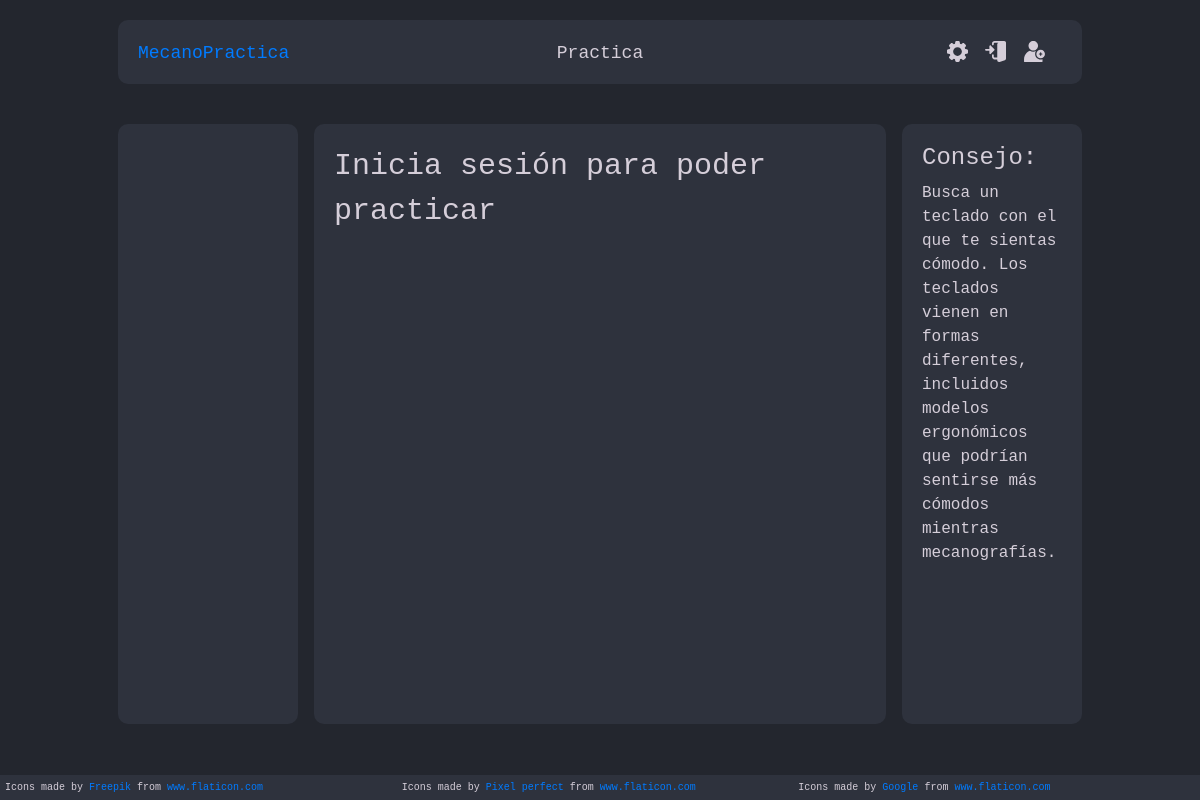
Page /juego/ on the earlier database version.
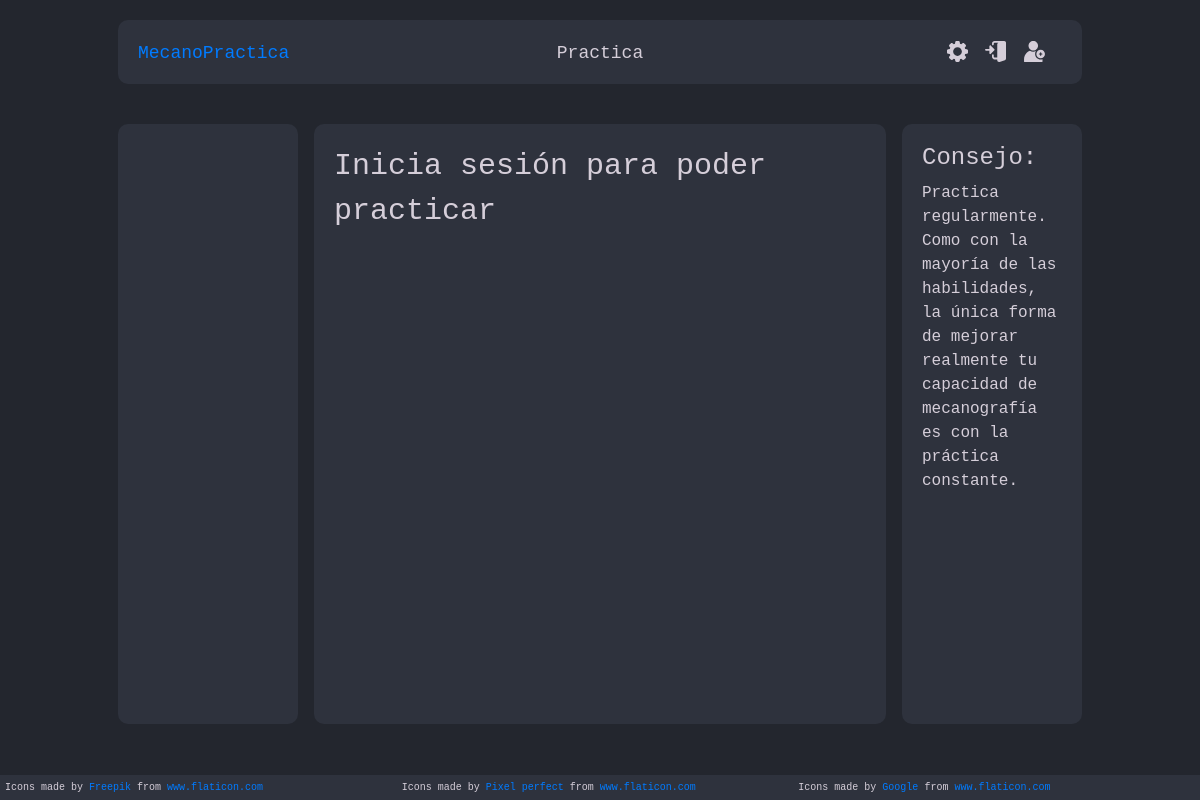
Same page on the later database version.
### practica/models.py (models this page shows)
class Tip(models.Model):
    tip = models.CharField(max_length=200, null=True, blank=True)
    def __str__(self):
        return f"{self.tip}"

### practica/views.py (the view, shortened to what this page needs)
# urls.py: path('juego/', views.main_page, name="main_page"),
def main_page(request):
    tips = Tip.objects.all()
    tip_id = random.randint(1, tips.count())
    tip = Tip.objects.get(pk=tip_id)
    modes = Text_Mode.objects.all()
    worst_finger = "No hay suficiente información"
    return render(request, 'practica/practice.html', {
        "tip": tip,
        "finger": worst_finger,
        "modes": modes
    })

### practica/models.py (called while the page is built)
    def __str__(self):
        return f"{self.mode}"

### practica/templates/practica/practice.html (shortened to what this page needs)
{% extends "practica/layout.html" %}
{% load static %}
{% block menu_title %}Practica{% endblock %}
{% block main_block %}
    {% if user.is_authenticated %}
        <div id="text" style="font-size: 25px;"></div>
        <div id="form" style="position: absolute;"><input value="" style="background-color:  #2e323d; color: #2e323d"class="form-control form-control-lg" type="text" autofocus onkeydown="keyPressed(event)"  style="position: relative; vertical-align: bottom;"></div>
        <div id="results" style="font-size: 50px; text-align: center;"></div>
    {% else %}
        <div style="font-size: 30px;">Inicia sesión para poder practicar</div>
    {% endif %}
{% endblock %}
{% block right_block %}
    <h4>Consejo: </h4>
    <div style="max-height: 100%;">
        <p>{{ tip }}</p>
    </div>
{% endblock %}

### practica/templates/practica/layout.html (shortened to what this page needs)
{% load static %}
<!DOCTYPE html>
<html lang="es">
    <head>
        <link rel="stylesheet" href="https://stackpath.bootstrapcdn.com/bootstrap/4.4.1/css/bootstrap.min.css">
        <link rel="stylesheet" href="{% static 'practica/styles.css' %}">
    </head>
    <body>
        <div class="grid">
            <div id="bar">
                <div><a style="font-size: large;" href="#">MecanoPractica</a></div>
                <div style="justify-self: center; font-size: large;">{% block menu_title %}{% endblock %}</div>
                <div id="botones">
                    {% if user.is_authenticated %}
                        <a class="boton" href="{% url 'logout' %}" style="grid-column: -3; grid-row: 1;">
                            <img src="{% static 'practica/media/logout.svg' %}" alt="Cerrar sesión"/>
                        </a>
                    {% else %}
                        <a class="boton" href="{% url 'register' %}" style="grid-column: -2; grid-row: 1;">
                            <img src="{% static 'practica/media/register.svg' %}" alt="Registrarse"/>
                        </a>
                        <a href="{% url 'login' %}" style="grid-column: -3; grid-row: 1;">
                            <img src="{% static 'practica/media/enter.svg' %}" alt="Iniciar sesión"/>
                        </a>
                    {% endif %}
                    <div  class="boton" id="settings_button" onclick="dropdown()" style="grid-column: -4; grid-row: 1; cursor: pointer;">
                        <img src="{% static 'practica/media/settings.svg' %}" alt="Opciones"/>
                    </div>
                </div>
            </div>
        </div>
        <div class="grid" id="main_grid">
            <div class="main" id="left">
            </div>
            <div class="main" id="center">
                {% block main_block %}{% endblock %}
            </div>
            <div class="main" id="right">
                {% block right_block %}{% endblock %}
            </div>
        </div>
        <div class="lower" style="font-size: 10px; padding: 5px;">
            <div>Icons made by <a href="https://www.flaticon.com/authors/freepik" title="Freepik">Freepik</a> from <a href="https://www.flaticon.com/" title="Flaticon">www.flaticon.com</a></div>
            <div>Icons made by <a href="https://www.flaticon.com/authors/pixel-perfect" title="Pixel perfect">Pixel perfect</a> from <a href="https://www.flaticon.com/" title="Flaticon">www.flaticon.com</a></div>
            <div>Icons made by <a href="https://www.flaticon.com/authors/google" title="Google">Google</a> from <a href="https://www.flaticon.com/" title="Flaticon">www.flaticon.com</a></div>
        </div>
    </body>
</html>

### practica/static/practica/styles.css (style rules this page uses)
:root { --background: #23262e; --text: #d5ced9; --error: #ee5d43; --success: #96e072; --warning: #f1e66d; --highlight: #2e323d; }
body { background-color: var(--background); font-family: "Roboto Mono", "Courier New", monospace; color: var(--text); align-items: center; }
.grid { display: grid; grid-template-columns: repeat(12, 1fr); width: 100%; grid-gap: 1em; padding: 20px; }
.grid > div { background-color: var(--highlight); border-radius: 10px; padding: 20px; }
#bar { display: grid; grid-template-columns: repeat(3, 1fr); grid-auto-rows: minmax(3vh, 3vh); grid-column: 2/-2; grid-row: 1/2; }
#botones { display: grid; grid-template-columns: repeat(8, 1fr); fill: var(--text); }
#main_grid { grid-auto-rows: minmax(75vh, 75vh); position: absolute; }
#left { grid-column: 2/4; grid-row: 2/-1; }
#center { font-size: 13px; grid-column: 4/10; grid-row: 2/-1; overflow-y: hidden; }
#right { grid-column: 10/12; grid-row: 2/-1; }
.lower { display: grid; grid-template-columns: repeat(3, 1fr); position: absolute; width: 100%; bottom: 0; background-color: var(--highlight); }

Differences in the rows shown:
changed Tip: tip "Busca un teclado con el que te sientas cómodo. Los teclados vienen en formas diferentes, incluidos modelos ergonómicos que podrían sentirse más cómodos mientras mecanografías." → "Practica regularmente. Como con la mayoría de las habilidades, la única forma de mejorar realmente tu capacidad de mecanografía es con la práctica constante."
